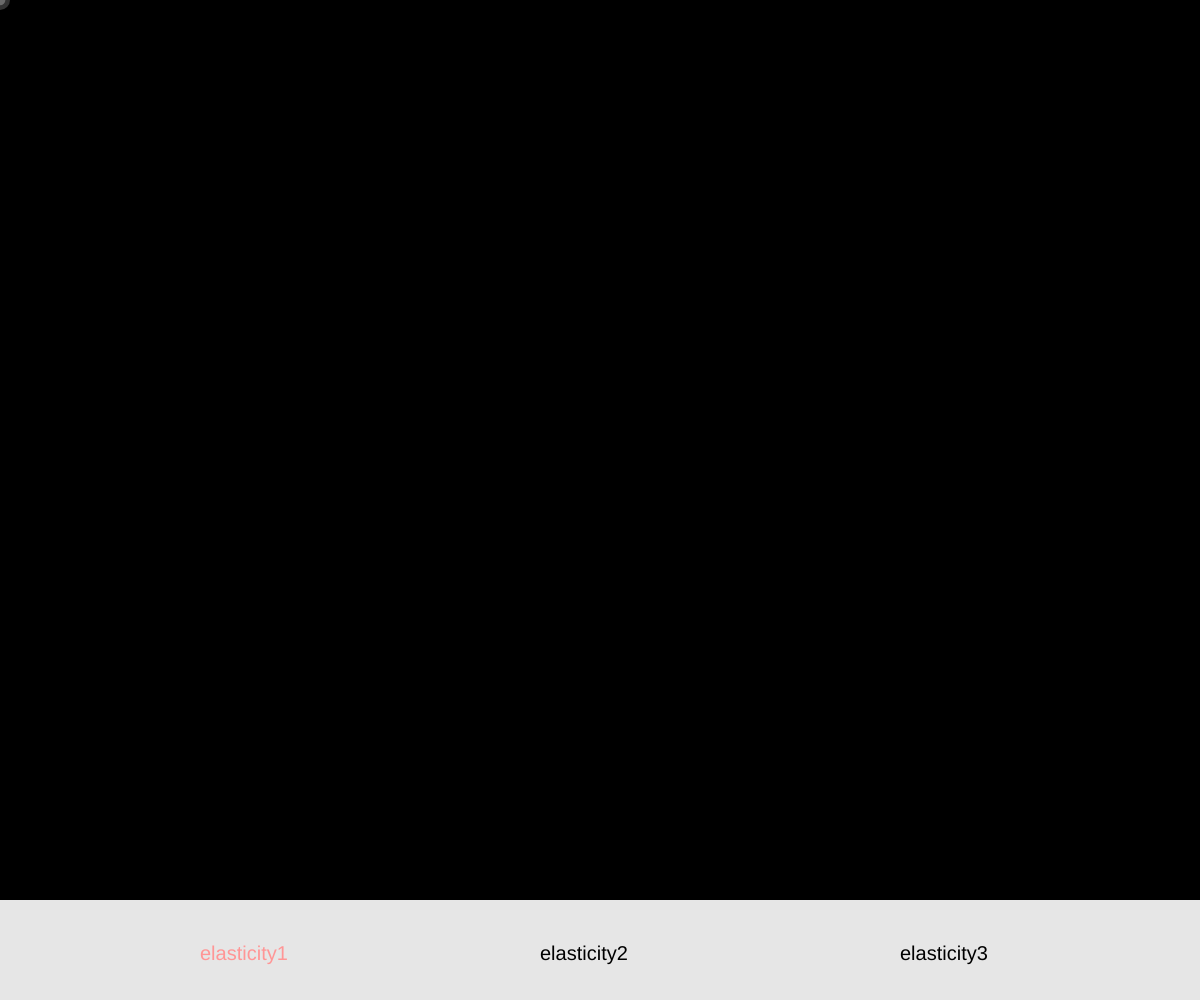
Frame 1 (no input)
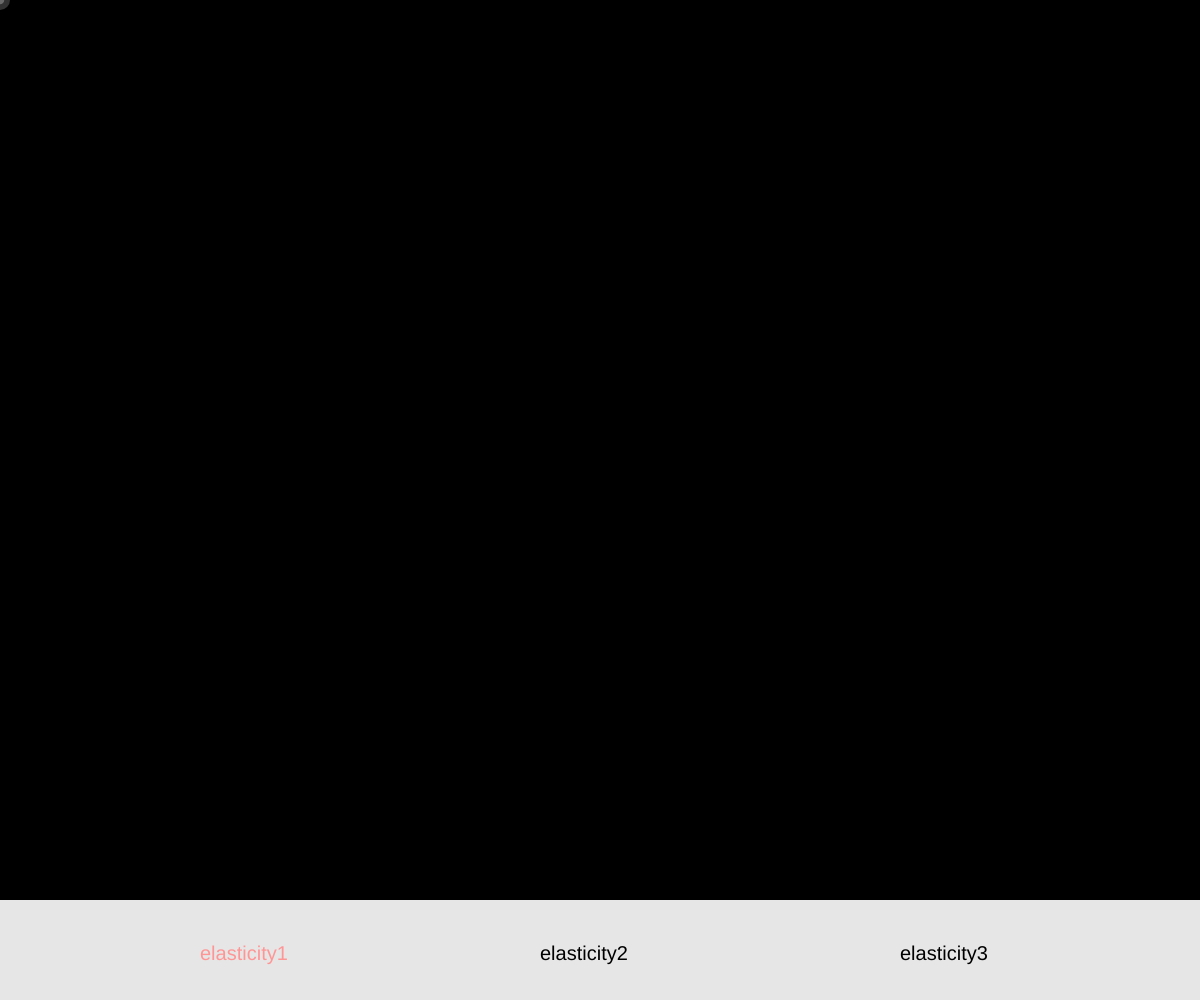
Frame 60 (no input)
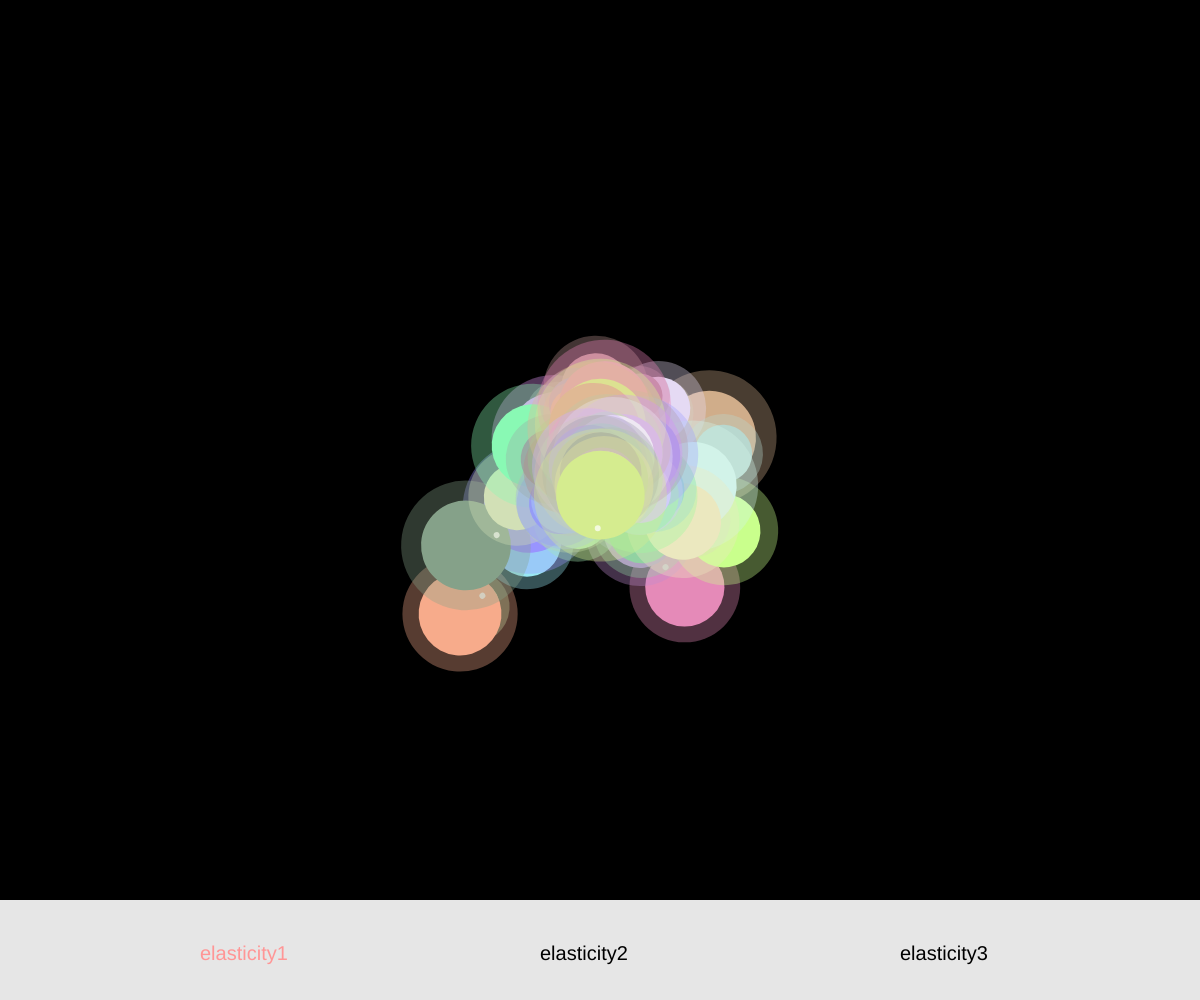
Frame 120 (the mouse pressed at the canvas centre since frame 60)

The p5.js sketch that drew these frames (run headless with seeded random() and noise() and a simulated clock; from frame 60 on, the mouse is pressed at the canvas centre):

// p5.js sketch
// ── sketch.js
let colors = [0];
let range1 = 0.55;
let range2 = 0.65;
let click = [true,false,false];
let hover = [false,false,false];

function setup() {
  createCanvas(window.innerWidth,window.innerHeight);
  background(0);
  for(let i=0;i<3;i++){
    colors.push(color(0));
  }
}

let particles = [];

function draw() {
  background(0);
  noStroke();
  fill(255,255,255,50);
  ellipse(mouseX,mouseY,20,20);
  fill(255,255,255,70);
  ellipse(mouseX,mouseY,10+1.5*sin(frameCount/2),10+1.5*sin(frameCount/2));
  fill(230);
  rect(0,height*0.9,width,height*0.1);

  for(let i=0; i<3; i++){
    if(click[i] == true){colors[i] = color(255,150,150);}
    else if(hover[i] == true){colors[i] = color(255,150,150);}
    else{colors[i] = color(0);}
  }

  if(mouseX > width/6 && mouseX<width/6+80 && mouseY>height*0.85 && mouseY<height){
    hover = [true,false,false];
  }else if(mouseX > 9*width/20 && mouseX<19*width/40+80 && mouseY>height*0.85 && mouseY<height){
    hover = [false,true,false];
  }else if(mouseX > 3*width/4 && mouseX<3*width/4+80 && mouseY>height*0.85 && mouseY<height){
    hover = [false,false,true];
  }else{
    hover = [false,false,false];
  }

  textSize(20);
  fill(colors[0]);
  text("elasticity1",width/6,height*0.96);
  fill(colors[1]);
  text("elasticity2",9*width/20,height*0.96);
  fill(colors[2]);
  text("elasticity3",3*width/4,height*0.96);

  if(mouseIsPressed == true){
    if(mouseX > width/5 && mouseX<width/5+50 && mouseY>height*0.85 && mouseY<height){
      range1 = 0.5;
      range2 = 0.6;
      click=[true,false,false];
    }else if(mouseX > 19*width/40 && mouseX<19*width/40+50 && mouseY>height*0.85 && mouseY<height){
      range1 = 0.7;
      range2 = 0.8;
      click=[false,true,false];
    }else if(mouseX > 3*width/4 && mouseX<3*width/4+50 && mouseY>height*0.85 && mouseY<height){
      range1 = 0.9;
      range2 = 0.98;
      click=[false,false,true];
    }else{
      if(mouseY<height*0.9-25){
        for(i=0; i<1; i++){
          let vx = random(-1,1);
          let ax;
          if(vx>0){
            ax = random(-3,-1);
          }else{
            ax = random(1,3);
          }
          particles.push(new Particle(mouseX,mouseY,vx,random(-6,-2),ax,0.162,random(130,255),random(130,255),random(130,255),random(range1,range2),false));
        }
      }
    }
  }

  for (let i=0;i<particles.length;i++){
    let p = particles[i];
    p.update();
    p.head();
    p.display();
    if(p.s2>p.s){
      p.shake();
    }
    if(p.bounce == false && p.pos.y >= height*0.9-p.s2/2){
      p.v.y = -(p.e*p.v.y);
      if(abs(p.v.y)<1/100000000){
        p.v.y = 0;
        p.a.y = 0;
      }
      p.bounce = true;
    }
    if(p.bounce == true){
      if(p.s2>p.s){
        p.s2 -= 5;
      }
      p.bounce = false;
    }
  }
}


//object
class Particle{
  constructor(x,y,vx,vy,ax,ay,r,g,b,e,bounce){
    this.pos = createVector(x,y);
    this.v = createVector(vx,vy);
    this.a = createVector(ax,ay);
    this.s = random(40,90);
    this.s2 = this.s*1.5;
    this.c = color(r,g,b);
    this.c2 = color(r,g,b,90);
    this.e = e;
    this.bounce = bounce;
    this.direction = createVector(0,0);
    this.angle = 0;
  }
  update(){
    this.pos.add(this.v);
    this.v.add(this.a);
    this.a.x *= 0;
  }
  shake(){
    this.s += sin(frameCount*0.5)*1.5;
  }
  head(){
    this.direction = createVector(mouseX-this.pos.x,mouseY-this.pos.y);
    this.direction.normalize();
    this.direction.mult(this.s/2,this.s/2);
    this.angle = this.direction.heading();
  }
  display(){
    push();
    translate(this.pos.x,this.pos.y);
    rotate(this.angle);
    noStroke();
    fill(this.c);
    ellipse(0,0,this.s,this.s);
    fill(this.c2);
    ellipse(0,0,this.s2,this.s2);
    fill(255,255,255,180);
    ellipse(this.s2/4,0,6,6);
    // stroke(250);
    // line(0,0,this.s/2-1,0);
    pop();
  }
}
